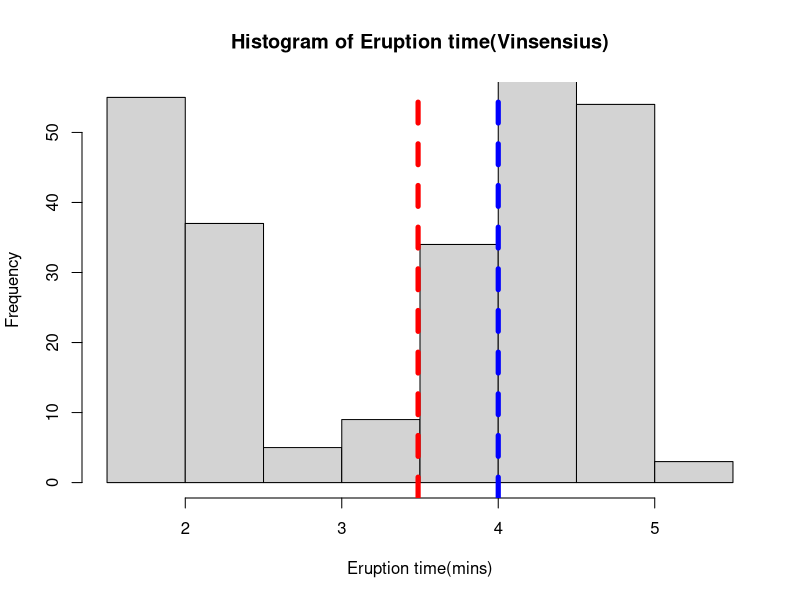
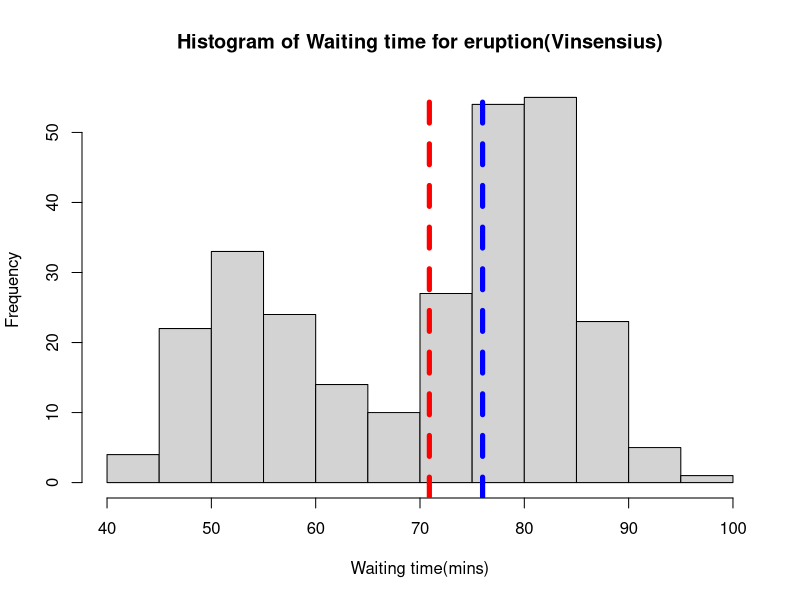

Reproduce these figures in R, in order.
sd_population <- function(v) {
  sum_difference = var(v)
    #sum((v-mean(v))^2)
  N = length(v)
  sig = sqrt(sum_difference*(N-1)/N)
  return(sig)
}
### 1

geyser_dat = datasets::faithful

mean_wait = mean(geyser_dat$waiting)
mean_erup = mean(geyser_dat$eruptions)

wait_dat = geyser_dat$waiting
sd_wait = sd_population( geyser_dat$waiting)
sd_erup = sd_population(geyser_dat$eruptions)

hist(geyser_dat$eruptions,main = "Histogram of Eruption time(Vinsensius)" 
     ,ylim = c(0,55),xlab = "Eruption time(mins)")
abline(v = mean(geyser_dat$eruptions),                # Add vertical line
       col = "red",            # Modify color
       lty = "dashed",         # Modify line type
       lwd = 5)                # Modify thickness
abline(v = median(geyser_dat$eruptions),                # Add vertical line
       col = "blue",            # Modify color
       lty = "dashed",         # Modify line type
       lwd = 5)                # Modify thickness
hist(geyser_dat$waiting,main = "Histogram of Waiting time for eruption(Vinsensius)" 
     ,ylim = c(0,55),xlab = "Waiting time(mins)")
abline(v = mean(geyser_dat$waiting),                # Add vertical line
       col = "red",            # Modify color
       lty = "dashed",         # Modify line type
       lwd = 5)                # Modify thickness
abline(v = median(geyser_dat$waiting),                # Add vertical line
       col = "blue",            # Modify color
       lty = "dashed",         # Modify line type
       lwd = 5)                # Modify thickness
set.seed(321)
sample_wait = sample(geyser_dat$waiting,45)
mean_sample_wait = mean(sample_wait)
sd_sample_wait = sd(sample_wait)
z_score_sample_mean = (mean_sample_wait-mean_wait)/sd_sample_wait
SE_error = sd_wait/sqrt(45)
ans_1f = (mean_sample_wait - mean_wait)/SE_error
#1g
ans_1g_1 = pnorm(mean_sample_wait+0.5,
                 mean = mean_wait,sd= sd_wait/sqrt(45)) -
  pnorm(mean_sample_wait-0.5,
        mean = mean_wait,sd= sd_wait/sqrt(45))

## 
# for 1g part 2,use upper limit qnorm(0.8,sample distribution statistics)
# lower limit qnorm(0.2,sample distribution stats)
upper_limit_1g_2=qnorm(0.8,mean_wait,SE_error)
lower_limit_1g_2=qnorm(0.2,mean_wait,SE_error)
#rm(list = ls(all.names = TRUE)) # remove all variables 
### 2
#rm(list = ls(all.names = TRUE))
hearing <- read.csv(file="Hearing_data.csv")
mean_prob_correct = mean(hearing$Correct)/200

sd_expected = sqrt(mean_prob_correct*200*(1-mean_prob_correct))
mean_expected = mean_prob_correct*200
P_40_60 = pnorm(60.5,mean_expected,sd_expected) - pnorm(39.5,mean_expected,sd_expected)

### 3
nat_parks <- read.csv(file="nationalparks_images.csv")
nat_parks_yes = nat_parks[nat_parks$NatPark == 'Y',]
nat_parks_no = nat_parks[nat_parks$NatPark != 'Y',]
nat_parks_yes_wildlife = sum(nat_parks_yes$Wildlife > 0 )
nat_parks_no_wildlife = sum(nat_parks_no$Wildlife > 0 )

p_hat_nat_park_wildlife = nat_parks_yes_wildlife/length(nat_parks_yes$Wildlife)
p_hat_non_park_wildlife = nat_parks_no_wildlife/length(nat_parks_no$Wildlife)

expected_mean_park = p_hat_nat_park_wildlife*NROW(nat_parks_yes)
expected_mean_non_park = p_hat_non_park_wildlife*NROW(nat_parks_no)
z_star = abs(qnorm(0.05))
SE_park = sqrt(p_hat_nat_park_wildlife*(1- p_hat_nat_park_wildlife)/NROW(nat_parks_yes))
E_park = SE_park*z_star

SE_non_park = sqrt(p_hat_non_park_wildlife*(1- p_hat_non_park_wildlife)/NROW(nat_parks_no))
E_non_park = SE_non_park*z_star
###

